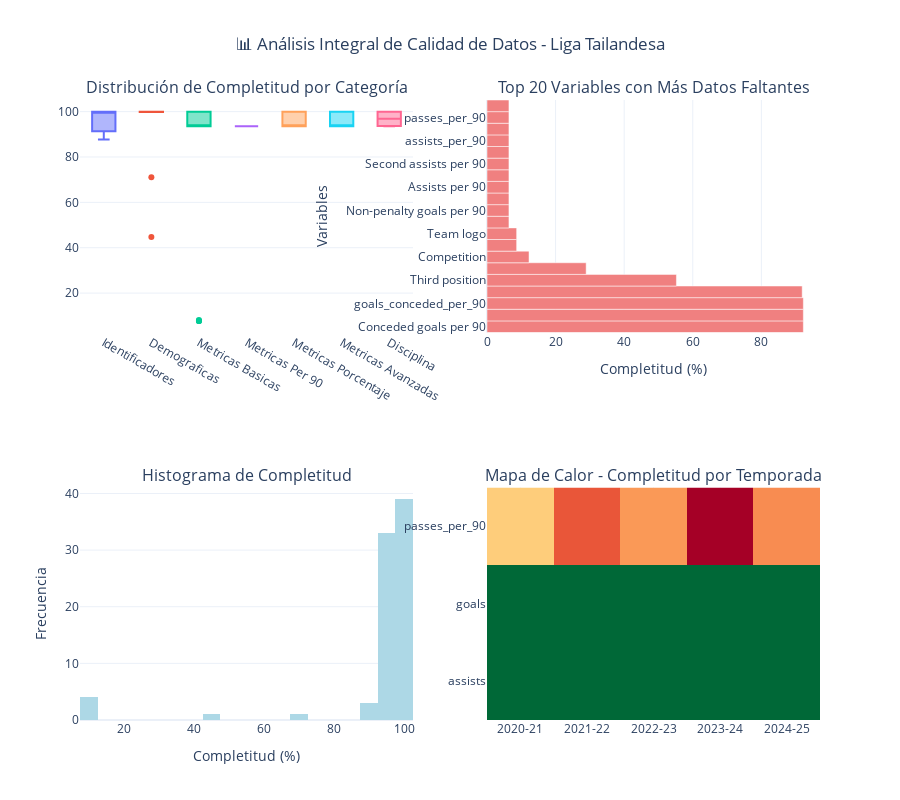

Write notebook code for a chart like this one.
### Markdown cell above
### 4.2 Análisis de Valores Faltantes por Categoría

### Code cell
def create_missing_values_analysis(df, data_structure):
    """
    Crea análisis visual de valores faltantes por categoría.
    
    Args:
        df (pd.DataFrame): Dataset
        data_structure (dict): Estructura categorizada de variables
    """
    
    # Preparar datos para visualización
    missing_data = []
    
    for category, columns in data_structure.items():
        if columns:  # Solo si hay columnas en la categoría
            for col in columns:
                if col in df.columns:
                    missing_pct = (df[col].isnull().sum() / len(df)) * 100
                    missing_data.append({
                        'variable': col,
                        'categoria': category.replace('_', ' ').title(),
                        'missing_pct': missing_pct,
                        'available_pct': 100 - missing_pct
                    })
    
    df_missing = pd.DataFrame(missing_data)
    
    # Crear visualización interactiva
    fig = make_subplots(
        rows=2, cols=2,
        subplot_titles=[
            "Distribución de Completitud por Categoría",
            "Top 20 Variables con Más Datos Faltantes",
            "Histograma de Completitud",
            "Mapa de Calor - Completitud por Temporada"
        ],
        specs=[[{"type": "box"}, {"type": "bar"}],
               [{"type": "histogram"}, {"type": "heatmap"}]]
    )
    
    # 1. Box plot por categoría
    for category in df_missing['categoria'].unique():
        cat_data = df_missing[df_missing['categoria'] == category]['available_pct']
        fig.add_trace(
            go.Box(y=cat_data, name=category, showlegend=False),
            row=1, col=1
        )
    
    # 2. Top variables con datos faltantes
    top_missing = df_missing.nlargest(20, 'missing_pct')
    fig.add_trace(
        go.Bar(
            x=top_missing['missing_pct'],
            y=top_missing['variable'],
            orientation='h',
            marker_color='lightcoral',
            showlegend=False
        ),
        row=1, col=2
    )
    
    # 3. Histograma de completitud
    fig.add_trace(
        go.Histogram(
            x=df_missing['available_pct'],
            nbinsx=20,
            marker_color='lightblue',
            showlegend=False
        ),
        row=2, col=1
    )
    
    # 4. Completitud por temporada (muestra)
    if 'season' in df.columns:
        season_completeness = []
        key_metrics = ['goals', 'assists', 'passes_per_90', 'duels_won_pct']
        
        for season in sorted(df['season'].unique()):
            season_df = df[df['season'] == season]
            for metric in key_metrics:
                if metric in df.columns:
                    completeness = ((len(season_df) - season_df[metric].isnull().sum()) / len(season_df)) * 100
                    season_completeness.append([season, metric, completeness])
        
        if season_completeness:
            df_season_comp = pd.DataFrame(season_completeness, columns=['season', 'metric', 'completeness'])
            pivot_data = df_season_comp.pivot(index='metric', columns='season', values='completeness')
            
            fig.add_trace(
                go.Heatmap(
                    z=pivot_data.values,
                    x=pivot_data.columns,
                    y=pivot_data.index,
                    colorscale='RdYlGn',
                    showscale=False
                ),
                row=2, col=2
            )
    
    # Actualizar layout
    fig.update_layout(
        height=800,
        title_text="📊 Análisis Integral de Calidad de Datos - Liga Tailandesa",
        title_x=0.5,
        showlegend=False
    )
    
    # Actualizar ejes
    fig.update_xaxes(title_text="Completitud (%)", row=1, col=2)
    fig.update_yaxes(title_text="Variables", row=1, col=2)
    fig.update_xaxes(title_text="Completitud (%)", row=2, col=1)
    fig.update_yaxes(title_text="Frecuencia", row=2, col=1)
    
    fig.show()
    
    return df_missing

# Ejecutar análisis de valores faltantes
if df_thai is not None and 'data_structure' in locals():
    print("🔍 Generando análisis de valores faltantes...")
    missing_analysis = create_missing_values_analysis(df_thai, data_structure)
    
    # Resumen estadístico
    print("\n📈 RESUMEN DE COMPLETITUD POR CATEGORÍA:")
    category_summary = missing_analysis.groupby('categoria')['available_pct'].agg(['mean', 'std', 'min', 'max'])
    print(category_summary.round(1))

### Figure 1 — Plotly figure (JSON) as saved in the notebook; plotly's stock layout.template omitted (floating-point values rounded to 4 significant figures)
{"data": [{"name": "Identificadores", "showlegend": false, "type": "box", "xaxis": "x", "y": [100.0, 100.0, 91.35, 100.0, 91.35, 87.75, 93.6, 100.0, 100.0], "yaxis": "y"}, {"name": "Demograficas", "showlegend": false, "type": "box", "xaxis": "x", "y": [99.96, 99.96, 100.0, 71.09, 100.0, 44.76, 100.0, 99.87, 99.83, 99.96, 100.0, 100.0, 100.0, 100.0, 100.0, 99.87, 100.0, 100.0], "yaxis": "y"}, {"name": "Metricas Basicas", "showlegend": false, "type": "box", "xaxis": "x", "y": [100.0, 100.0, 93.64, 100.0, 93.6, 100.0, 93.6, 93.6, 93.6, 93.6, 93.6, 100.0, 7.758, 8.097, 7.758, 100.0, 100.0, 100.0, 100.0, 93.6, 93.64, 7.758], "yaxis": "y"}, {"name": "Metricas Per 90", "showlegend": false, "type": "box", "xaxis": "x", "y": [93.6, 93.6, 93.6, 93.6, 93.6, 93.6, 93.6, 93.6, 93.6, 93.6], "yaxis": "y"}, {"name": "Metricas Porcentaje", "showlegend": false, "type": "box", "xaxis": "x", "y": [93.6, 93.6, 100.0, 93.6, 100.0], "yaxis": "y"}, {"name": "Metricas Avanzadas", "showlegend": false, "type": "box", "xaxis": "x", "y": [100.0, 100.0, 93.6, 93.6, 93.6, 93.6, 93.6, 100.0, 93.6], "yaxis": "y"}, {"name": "Disciplina", "showlegend": false, "type": "box", "xaxis": "x", "y": [93.6, 100.0, 93.64, 100.0, 93.64, 93.6, 100.0, 100.0], "yaxis": "y"}, {"marker": {"color": "lightcoral"}, "orientation": "h", "showlegend": false, "type": "bar", "x": [92.24, 92.24, 92.24, 91.9, 55.24, 28.91, 12.25, 8.648, 8.648, 6.401, 6.401, 6.401, 6.401, 6.401, 6.401, 6.401, 6.401, 6.401, 6.401, 6.401], "xaxis": "x2", "y": ["Conceded goals per 90", "Prevented goals per 90", "goals_conceded_per_90", "Prevented goals", "Third position", "Secondary position", "Competition", "Team", "Team logo", "Sliding tackles per 90", "Non-penalty goals per 90", "Head goals per 90", "Assists per 90", "Shot assists per 90", "Second assists per 90", "Third assists per 90", "assists_per_90", "duels_per_90", "passes_per_90", "shots_per_90"], "yaxis": "y2"}, {"marker": {"color": "lightblue"}, "nbinsx": 20, "showlegend": false, "type": "histogram", "x": [100.0, 100.0, 91.35, 100.0, 91.35, 87.75, 93.6, 100.0, 100.0, 99.96, 99.96, 100.0, 71.09, 100.0, 44.76, 100.0, 99.87, 99.83, 99.96, 100.0, 100.0, 100.0, 100.0, 100.0, 99.87, 100.0, 100.0, 100.0, 100.0, 93.64, 100.0, 93.6, 100.0, 93.6, 93.6, 93.6, 93.6, 93.6, 100.0, 7.758, 8.097, 7.758, 100.0, 100.0, 100.0, 100.0, 93.6, 93.64, 7.758, 93.6, 93.6, 93.6, 93.6, 93.6, 93.6, 93.6, 93.6, 93.6, 93.6, 93.6, 93.6, 100.0, 93.6, 100.0, 100.0, 100.0, 93.6, 93.6, 93.6, 93.6, 93.6, 100.0, 93.6, 93.6, 100.0, 93.64, 100.0, 93.64, 93.6, 100.0, 100.0], "xaxis": "x3", "yaxis": "y3"}, {"colorscale": [[0, "rgb(165,0,38)"], [0.1, "rgb(215,48,39)"], [0.2, "rgb(244,109,67)"], [0.3, "rgb(253,174,97)"], [0.4, "rgb(254,224,139)"], [0.5, "rgb(255,255,191)"], [0.6, "rgb(217,239,139)"], [0.7, "rgb(166,217,106)"], [0.8, "rgb(102,189,99)"], [0.9, "rgb(26,152,80)"], [1, "rgb(0,104,55)"]], "showscale": false, "type": "heatmap", "x": ["2020-21", "2021-22", "2022-23", "2023-24", "2024-25"], "xaxis": "x4", "y": ["assists", "goals", "passes_per_90"], "yaxis": "y4", "z": [[100.0, 100.0, 100.0, 100.0, 100.0], [100.0, 100.0, 100.0, 100.0, 100.0], [94.84, 93.23, 94.08, 91.91, 93.91]]}], "layout": {"annotations": [{"font": {"size": 16}, "showarrow": false, "text": "Distribución de Completitud por Categoría", "x": 0.225, "xanchor": "center", "xref": "paper", "y": 1, "yanchor": "bottom", "yref": "paper"}, {"font": {"size": 16}, "showarrow": false, "text": "Top 20 Variables con Más Datos Faltantes", "x": 0.775, "xanchor": "center", "xref": "paper", "y": 1, "yanchor": "bottom", "yref": "paper"}, {"font": {"size": 16}, "showarrow": false, "text": "Histograma de Completitud", "x": 0.225, "xanchor": "center", "xref": "paper", "y": 0.375, "yanchor": "bottom", "yref": "paper"}, {"font": {"size": 16}, "showarrow": false, "text": "Mapa de Calor - Completitud por Temporada", "x": 0.775, "xanchor": "center", "xref": "paper", "y": 0.375, "yanchor": "bottom", "yref": "paper"}], "height": 800, "showlegend": false, "title": {"text": "📊 Análisis Integral de Calidad de Datos - Liga Tailandesa", "x": 0.5}, "xaxis": {"anchor": "y", "domain": [0, 0.45]}, "xaxis2": {"anchor": "y2", "domain": [0.55, 1], "title": {"text": "Completitud (%)"}}, "xaxis3": {"anchor": "y3", "domain": [0, 0.45], "title": {"text": "Completitud (%)"}}, "xaxis4": {"anchor": "y4", "domain": [0.55, 1]}, "yaxis": {"anchor": "x", "domain": [0.625, 1]}, "yaxis2": {"anchor": "x2", "domain": [0.625, 1], "title": {"text": "Variables"}}, "yaxis3": {"anchor": "x3", "domain": [0, 0.375], "title": {"text": "Frecuencia"}}, "yaxis4": {"anchor": "x4", "domain": [0, 0.375]}}}
